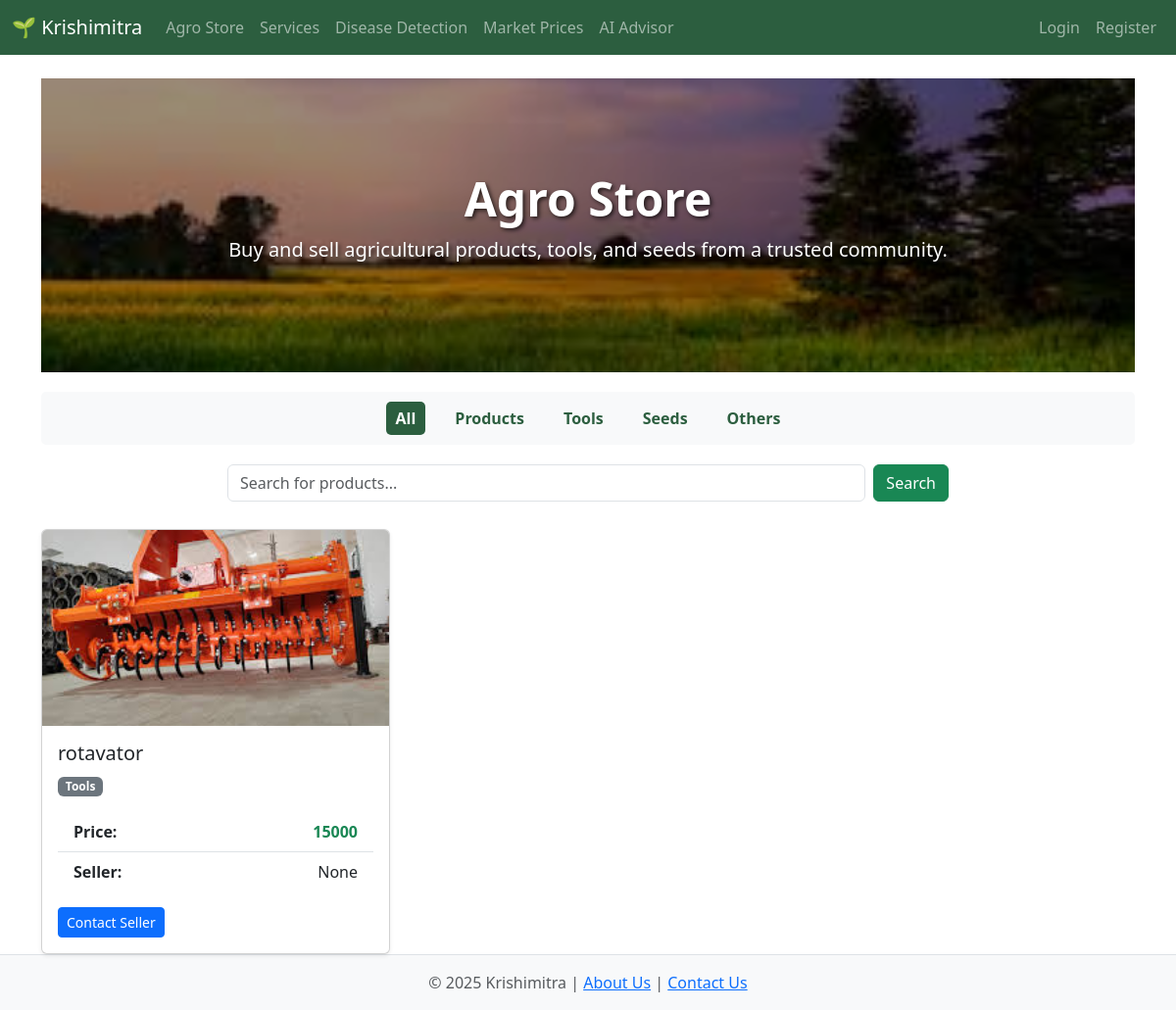
/store, run on an earlier commit of the app's database.
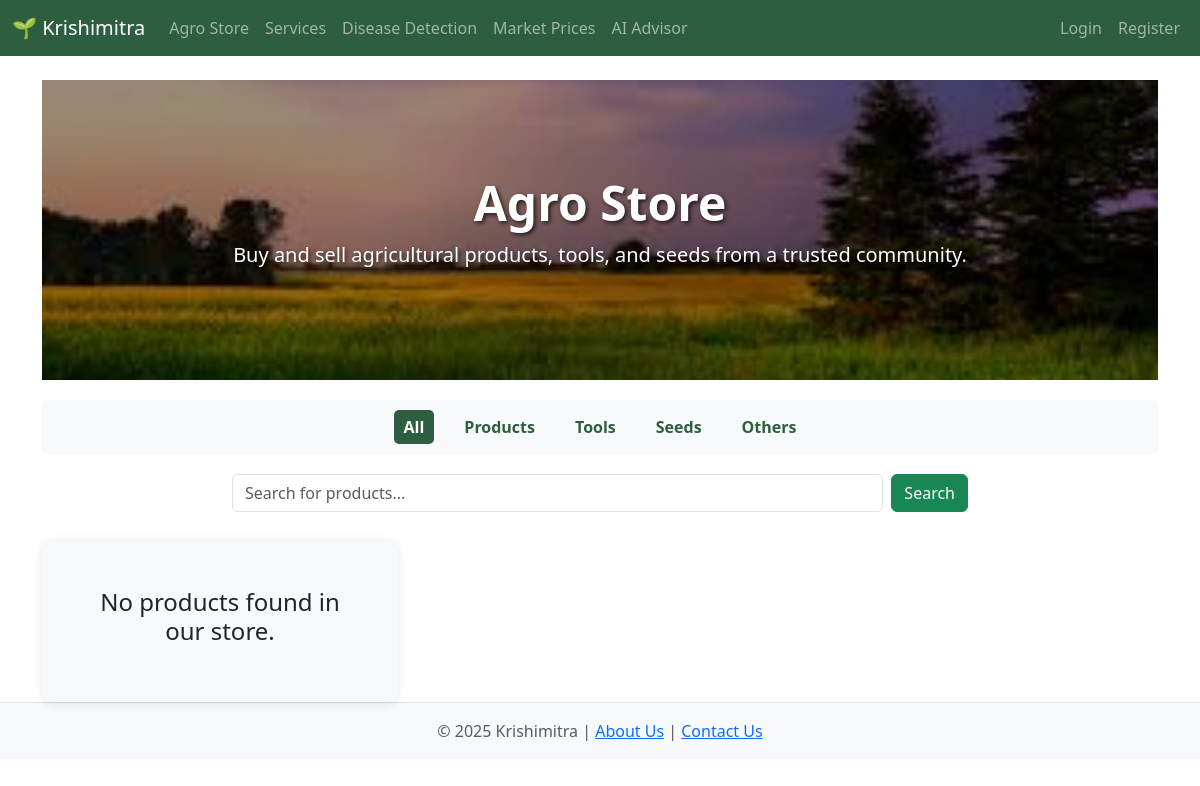
And on a later commit of the database.
### app.py (models this page shows)
class Product(db.Model):
    id = db.Column(db.Integer, primary_key=True)
    name = db.Column(db.String(100), nullable=False)
    category = db.Column(db.String(50), nullable=False)
    description = db.Column(db.Text, nullable=False)
    price = db.Column(db.String(50), nullable=False)
    image = db.Column(db.String(255), nullable=False)
    seller_id = db.Column(db.Integer, db.ForeignKey('user.id'), nullable=False)

class User(db.Model):
    id = db.Column(db.Integer, primary_key=True)
    name = db.Column(db.String(100), nullable=False)
    email = db.Column(db.String(120), unique=True, nullable=False)
    mobile = db.Column(db.String(20), unique=True, nullable=False)
    password = db.Column(db.String(200), nullable=False)
    role = db.Column(db.String(20), nullable=False)
    products = db.relationship('Product', backref='seller_user', lazy=True)
    services = db.relationship('Service', backref='provider', lazy=True)

### app.py (the view)
@app.route('/store')
def store():
    query = Product.query
    search_term, category = request.args.get('search', '').lower(), request.args.get('category')
    if category: query = query.filter(Product.category == category)
    if search_term: query = query.filter(or_(Product.name.ilike(f'%{search_term}%'), Product.description.ilike(f'%{search_term}%')))
    products = query.order_by(Product.id.desc()).all()
    amazon_link, flipkart_link = None, None
    if not products and search_term:
        url_safe_keyword = quote_plus(search_term)
        amazon_link = f"https://www.amazon.in/s?k={url_safe_keyword}"
        flipkart_link = f"https://www.flipkart.com/search?q={url_safe_keyword}"
    return render_template('store.html', products=products, active_category=category, search_query=search_term, amazon_link=amazon_link, flipkart_link=flipkart_link)

### templates/store.html (shortened to what this page needs)
{% extends 'base.html' %}
{% block content %}
<div class="store-banner">
    <div class="store-banner-overlay"></div>
    <div class="store-banner-content">
        <h1 class="display-5 fw-bold">Agro Store</h1>
        <p class="lead">Buy and sell agricultural products, tools, and seeds from a trusted community.</p>
    </div>
</div>
<div class="category-nav">
    <a href="{{ url_for('store') }}" class="{% if not active_category %}active{% endif %}">All</a>
    <a href="{{ url_for('store', category='Products') }}" class="{% if active_category == 'Products' %}active{% endif %}">Products</a>
    <a href="{{ url_for('store', category='Tools') }}" class="{% if active_category == 'Tools' %}active{% endif %}">Tools</a>
    <a href="{{ url_for('store', category='Seeds') }}" class="{% if active_category == 'Seeds' %}active{% endif %}">Seeds</a>
    <a href="{{ url_for('store', category='Others') }}" class="{% if active_category == 'Others' %}active{% endif %}">Others</a>
</div>
<div class="row justify-content-center">
    <div class="col-md-8">
        <form method="GET" action="{{ url_for('store') }}" class="d-flex">
            <input class="form-control me-2" type="search" name="search" placeholder="Search for products..." value="{{ search_query or '' }}">
            <button class="btn btn-success" type="submit">Search</button>
        </form>
    </div>
</div>
<div class="row row-cols-1 row-cols-md-2 row-cols-lg-3 g-4 mt-1">
    {% for product in products %}
    <div class="col">
        <div class="card h-100 shadow-sm">
            <img src="{{ product.image }}" class="card-img-top" alt="{{ product.name }}" style="height: 200px; object-fit: cover;">
            <div class="card-body d-flex flex-column">
                <h5 class="card-title">{{ product.name }}</h5>
                <p class="card-text text-muted"><span class="badge bg-secondary">{{ product.category }}</span></p>
                <ul class="list-group list-group-flush flex-grow-1 mb-3">
                    <li class="list-group-item">
                        <strong>Price:</strong>
                        <span class="float-end text-success fw-bold">{{ product.price }}</span>
                    </li>
                    <li class="list-group-item">
                        <strong>Seller:</strong>
                        <span class="float-end">{{ product.seller_user.name }}</span>
                    </li>
                </ul>
                <div class="mt-auto d-flex justify-content-between align-items-center">
                    <a href="{{ url_for('conversation_start_product', product_id=product.id) }}" class="btn btn-primary btn-sm">Contact Seller</a>
                </div>
            </div>
        </div>
    </div>
    {% else %}
        <div class="col-12 text-center">
            <div class="not-found-container p-5">
                <h4>No products found in our store.{% if search_query %} for "{{ search_query }}"{% endif %}</h4>
            </div>
        </div>
    {% endfor %}
</div>
{% endblock %}

What changed in the data, as far as the page shows it:
removed Product: image (picture), name "rotavator", category "Tools", price "15000", seller_user.name "None"
Also different on the page:
text now shown: "No products found in our store."
